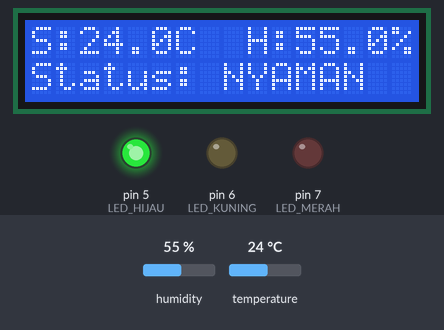
Bench run of a sketch on a simulated Arduino Uno, built with avr-gcc and run on an emulated ATmega328P. Shown: 16×2 character LCD, output pins drawn as LEDs (lit = HIGH). The test bench sets the inputs (shaded band); at power-on: humidity 55 %, temperature 24 °C. What the sketch prints to the serial monitor is not drawn.

Above: at 5.0 s.
5.1 s: humidity set to 59 %
At 7.5 s:
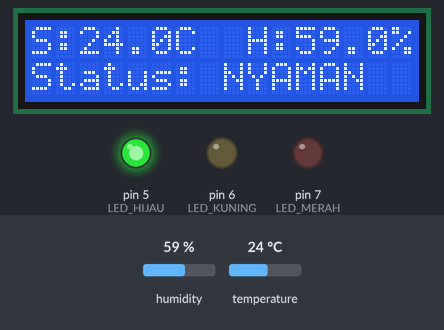
8.9 s: humidity set to 62 %
At 11.3 s:
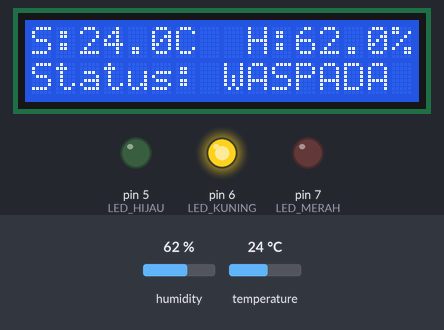
12.7 s: temperature set to 15.7 °C
At 13.9 s:
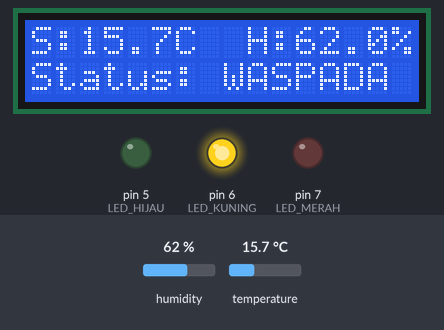
16.5 s: temperature set to 14.5 °C
At 20.2 s:
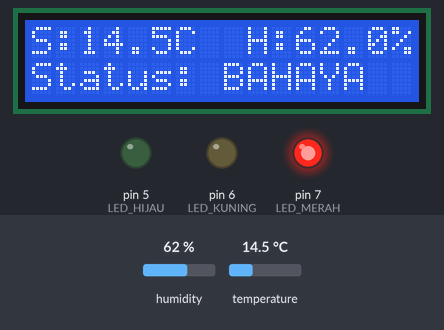
Timing chart, 0 to 21.6 s (numbered marks = the images above; inputs shaded):
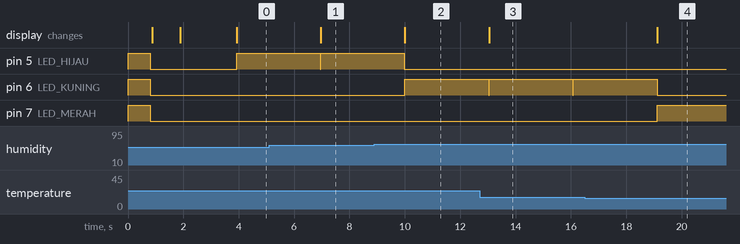

Measured:
- the behaviour switches between 60 and 61 % on humidity (found by bisection; images 1 and 2)
- the behaviour switches between 15 and 14.9 °C on temperature (found by bisection; images 3 and 4)
- after the input at 5.1 s, the display: changes after 1.9 s (image 1)
- after the input at 8.9 s, pin 5 (LED_HIJAU): goes on until 10.0 s, then stays LOW; pin 6 (LED_KUNING): LOW → HIGH after 1.1 s; the display: changes after 1.1 s (image 2)
- after the input at 12.7 s, the display: changes after 0.34 s (image 3)
- after the input at 16.5 s, pin 6 (LED_KUNING): goes on until 19.1 s, then stays LOW; pin 7 (LED_MERAH): LOW → HIGH after 2.6 s; the display: changes after 2.6 s (image 4)

The sketch:

test_alat.ino
```cpp
#include <DHT.h>
#include <Wire.h>
#include <LiquidCrystal_I2C.h>

#define DHT_PIN   2
#define DHT_TYPE  DHT22

#define LED_HIJAU   5
#define LED_KUNING  6
#define LED_MERAH   7

DHT dht(DHT_PIN, DHT_TYPE);
LiquidCrystal_I2C lcd(0x27, 16, 2);  // ganti 0x3F jika 0x27 tidak tampil

void setup() {
    Serial.begin(9600);

    pinMode(LED_HIJAU,  OUTPUT);
    pinMode(LED_KUNING, OUTPUT);
    pinMode(LED_MERAH,  OUTPUT);

    // test semua LED sebentar saat startup
    digitalWrite(LED_HIJAU,  HIGH);
    digitalWrite(LED_KUNING, HIGH);
    digitalWrite(LED_MERAH,  HIGH);
    delay(800);
    digitalWrite(LED_HIJAU,  LOW);
    digitalWrite(LED_KUNING, LOW);
    digitalWrite(LED_MERAH,  LOW);

    lcd.init();
    lcd.backlight();
    lcd.setCursor(0, 0);
    lcd.print("Test Alat...");
    delay(1000);
    lcd.clear();

    dht.begin();
    pinMode(DHT_PIN, INPUT_PULLUP);  // internal pull-up ~20-50kΩ, lemah untuk DHT22
    Serial.println("=== Test Alat Dimulai ===");
    delay(2000);
}

void matikanSemua() {
    digitalWrite(LED_HIJAU,  LOW);
    digitalWrite(LED_KUNING, LOW);
    digitalWrite(LED_MERAH,  LOW);
}

void loop() {
    float suhu       = dht.readTemperature();
    float kelembaban = dht.readHumidity();

    if (isnan(suhu) || isnan(kelembaban)) {
        Serial.println("ERROR: Gagal baca sensor! Cek wiring DHT22.");
        lcd.clear();
        lcd.setCursor(0, 0);
        lcd.print("Sensor Error!");
        lcd.setCursor(0, 1);
        lcd.print("Cek kabel DHT22");
        matikanSemua();
        digitalWrite(LED_MERAH, HIGH);
        delay(2000);
        return;
    }

    // Serial output
    Serial.print("Suhu: ");
    Serial.print(suhu, 1);
    Serial.print(" C  |  Kelembaban: ");
    Serial.print(kelembaban, 1);
    Serial.print(" %  |  Status: ");

    // tampil di LCD baris 1: suhu & kelembaban
    lcd.clear();
    lcd.setCursor(0, 0);
    lcd.print("S:");
    lcd.print(suhu, 1);
    lcd.print("C  H:");
    lcd.print(kelembaban, 1);
    lcd.print("%");

    // fuzzy logic sederhana → status + LED
    matikanSemua();
    if (suhu > 35 || suhu < 15 || kelembaban > 80) {
        Serial.println("BAHAYA");
        lcd.setCursor(0, 1);
        lcd.print("Status: BAHAYA  ");
        digitalWrite(LED_MERAH, HIGH);
    } else if (suhu > 28 || kelembaban > 60) {
        Serial.println("WASPADA");
        lcd.setCursor(0, 1);
        lcd.print("Status: WASPADA ");
        digitalWrite(LED_KUNING, HIGH);
    } else {
        Serial.println("NYAMAN");
        lcd.setCursor(0, 1);
        lcd.print("Status: NYAMAN  ");
        digitalWrite(LED_HIJAU, HIGH);
    }

    delay(3000);
}
```
